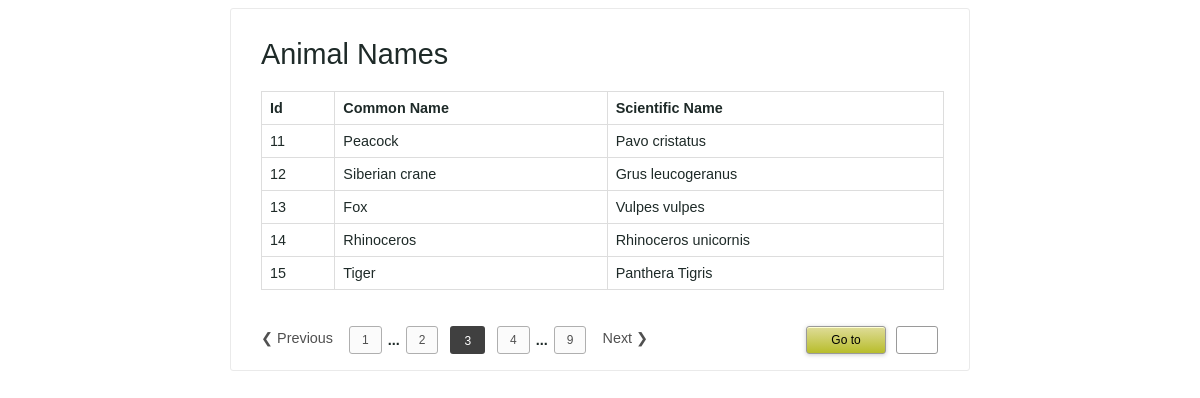
/?page=3, run on the app's committed database.
### tables this page shows
CREATE TABLE `tbl_animal` (
  `id` int(11) UNSIGNED NOT NULL,
  `common_name` varchar(255) NOT NULL DEFAULT '',
  `scientific_name` varchar(255) NOT NULL DEFAULT ''
);

### lib/DataSource.php (called while the page is built, shortened)
<?php
class DataSource
{
    private $conn;
    function __construct()
    {
        $this->conn = $this->getConnection();
    }
    public function getConnection()
    {
        $conn = new \mysqli(self::HOST, self::USERNAME, self::PASSWORD, self::DATABASENAME);
        $conn->set_charset("utf8");
        return $conn;
    }
    public function select($query, $paramType = "", $paramArray = array())
    {
        $stmt = $this->conn->prepare($query);
        if (! empty($paramType) && ! empty($paramArray)) {
            $this->bindQueryParams($stmt, $paramType, $paramArray);
        }
        $stmt->execute();
        $result = $stmt->get_result();
        if ($result->num_rows > 0) {
            while ($row = $result->fetch_assoc()) {
                $resultset[] = $row;
            }
        }
        if (! empty($resultset)) {
            return $resultset;
        }
    }
    public function bindQueryParams($stmt, $paramType, $paramArray = array())
    {
        $paramValueReference[] = & $paramType;
        for ($i = 0; $i < count($paramArray); $i ++) {
            $paramValueReference[] = & $paramArray[$i];
        }
        call_user_func_array(array(
            $stmt,
            'bind_param'
        ), $paramValueReference);
    }
    public function getRecordCount($query, $paramType = "", $paramArray = array())
    {
        $stmt = $this->conn->prepare($query);
        $stmt->execute();
        $stmt->store_result();
        $recordCount = $stmt->num_rows;
        return $recordCount;
    }
}

### Model/Pagination.php (called while the page is built, shortened)
<?php
class Pagination
{
    private $ds;
    function __construct()
    {
        require_once __DIR__ . './../lib/DataSource.php';
        $this->ds = new DataSource();
    }
    public function getPage()
    {
        $limit = Config::LIMIT_PER_PAGE;
        if (isset($_GET["page"])) {
            $pn = $_GET["page"];
        } else {
            $pn = 1;
        }
        $startFrom = ($pn - 1) * $limit;
        $query = 'SELECT * FROM tbl_animal LIMIT ? , ?';
        $paramType = 'ii';
        $paramValue = array(
            $startFrom,
            $limit
        );
        $result = $this->ds->select($query, $paramType, $paramValue);
        return $result;
    }
    public function getAllRecords()
    {
        $query = 'SELECT * FROM tbl_animal';
        $totalRecords = $this->ds->getRecordCount($query);
        return $totalRecords;
    }
}
?>

### index.php (the view, shortened to what this page needs)
<?php
require_once __DIR__ . '/Model/Pagination.php';
$paginationModel = new Pagination();
$pageResult = $paginationModel->getPage();
$queryString = "?";
if (isset($_GET["page"])) {
    $pn = $_GET["page"];
} else {
    $pn = 1;
}
$limit = Config::LIMIT_PER_PAGE;
$totalRecords = $paginationModel->getAllRecords();
$totalPages = ceil($totalRecords / $limit);
?>
<!doctype html>
<html lang="en">
<head>
<link rel="stylesheet" type="text/css" href="assets/css/pagination.css">
<link rel="stylesheet" type="text/css"
    href="assets/css/phppot-style.css">
</head>
<body>
    <div class="phppot-container">
        <div class="phppot-form">
            <h1>Animal Names</h1>
            <table>
                <tr>
                    <th>Id</th>
                    <th>Common Name</th>
                    <th>Scientific Name</th>
                </tr>
  <?php
if (! empty($pageResult)) {
    foreach ($pageResult as $page) {
        ?>
          <tr>
                    <td><?php echo $page['id'];?></td>
                    <td><?php echo $page['common_name'];?></td>
                    <td><?php echo $page['scientific_name'];?></td>
                </tr>
 <?php }} ?>
  </table>
            <div class="pagination">
                <?php
                if (($page > 1) && ($pn > 1)) {
                    ?>
                    <a class="previous-page" id="prev-page"
                                    href="<?php echo $queryString;?>page=<?php echo (($pn-1));?>"
                                    title="Previous Page"><span>&#10094; Previous</span></a>
                <?php }?>
                <?php
                if (($pn - 1) > 1) {
                    ?>
                    <a href='index.php?page=1'><div class='page-a-link'>1</div></a>
                                <div class='page-before-after'>...</div>
                <?php
                }
                for ($i = ($pn - 1); $i <= ($pn + 1); $i ++) {
                    if ($i == $pn) {
                        $class = "active";
                    } else {
                        $class = "page-a-link";
                    }
                    ?>
                    <a href='index.php?page=<?php echo $i; ?>'>
                        <div class='<?php echo $class; ?>'><?php echo $i; ?></div>
                    </a>
                    <?php
                }
                if (($totalPages - ($pn + 1)) >= 1) {
                    ?>
                    <div class='page-before-after'>...</div>
                <?php
                }
                if (($totalPages - ($pn + 1)) > 0) {
                    if ($pn == $totalPages) {
                        $class = "active";
                    } else {
                        $class = "page-a-link";
                    }
                    ?>
                    <a href='index.php?page=<?php echo $totalPages; ?>'><div
                                        class='<?php echo $class; ?>'><?php echo $totalPages; ?></div></a>
                    <?php
                }
                ?>
                <?php
                if (($page > 1) && ($pn < $totalPages)) {
                    ?>
                            <a class="next" id="next-page"
                                href="<?php echo $queryString;?>page=<?php echo (($pn+1));?>"
                                title="Next Page"><span>Next &#10095;</span></a>
                    <?php
                }
                ?>
    </div>
            <div class="goto-page">
                <form action="" method="GET"
                    onsubmit="return pageValidation()">
                    <input type="submit" class="goto-button" value="Go to">
                    <input type="text" class="enter-page-no" name="page" min="1" id="page-no">
                </form>
            </div>
        </div>
    </div>
</body>
</html>

### assets/css/pagination.css (style rules this page uses)
.pagination { display: inline-flex; }
.pagination a { color: #505050; text-decoration: none; }
.page-a-link { font-family: arial, verdana; font-size: 12px; border: 1px #afafaf solid; background-color: #fbfbfb; padding: 6px 12px 6px 12px; margin: 6px; text-decoration: none; border-radius: 3px; }
.active { font-family: arial, verdana; font-size: 12px; padding: 8px 14px 6px 14px; margin: 3px; background-color: #404040; text-decoration: none; border-radius: 3px; margin: 6px; color: #FFF; }
a.previous-page { margin: 10px 10px 10px 0px; }
a.next { margin: 10px 0px 10px 10px; }
input.enter-page-no { width: 42px !important; height: 28px !important; font-size: 12px; padding: 6px 12px 6px 12px !important; margin: 6px; border-radius: 3px !important; text-align: center !important; }
input.goto-button { max-width: 80px; font-size: 12px; padding: 6px 12px 6px 12px !important; border: 1px solid #9a9a9a; border-radius: 3px !important; text-align: center !important; background: -webkit-gradient(linear, left top, left bottom, color-stop(0%, #dfdd99), color-stop(100%, #bcbd2b)); background: -webkit-linear-gradient(top, #dfdc99, #b8bd2b); border: 1px solid #97a031; box-shadow: inset 0px 1px 0px rgb(255, 255, 211), 0px 1px 4px rgba(199, 199, 199, 0.9); }
.goto-page { float: right; }
.page-before-after { font-weight: bold; padding-top: 12px; text-decoration: none; }

### assets/css/phppot-style.css (style rules this page uses)
.phppot-container { -webkit-font-smoothing: antialiased; font-family: Arial, "Helvetica Neue", Helvetica, sans-serif; font-size: .9em; color: #1e2a28; width: 740px; margin: 0 auto; padding: 0px 20px 20px 20px; }
.phppot-container table { border-collapse: collapse; width: 100%; margin-bottom: 30px; }
.phppot-container td, .phppot-container th { border: 1px solid #dddddd; text-align: left; padding: 8px; }
.phppot-container h1 { font-weight: normal; }
input[type=text].phppot-input, .phppot-container input, .phppot-container textarea, .phppot-container select, .phppot-input, .phppot-select { box-sizing: border-box; width: 200px; height: initial; padding: 8px 5px; border: 1px solid #9a9a9a; border-radius: 3px; }
.phppot-form, .phppot-section { border: #eaeaea 1px solid; padding: 10px 25px 10px 30px; border-radius: 3px; }

### data on the page
tbl_animal: id "11", common_name "Peacock", scientific_name "Pavo cristatus"
tbl_animal: id "12", common_name "Siberian crane", scientific_name "Grus leucogeranus"
tbl_animal: id "13", common_name "Fox", scientific_name "Vulpes vulpes"
tbl_animal: id "14", common_name "Rhinoceros", scientific_name "Rhinoceros unicornis"
tbl_animal: id "15", common_name "Tiger", scientific_name "Panthera Tigris"

### other printed values
$totalPages "9"
